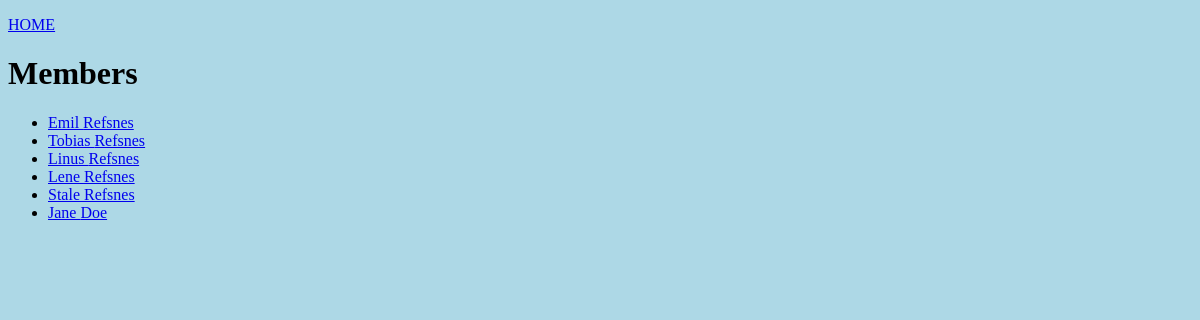
/members/, run on an earlier commit of the app's database.
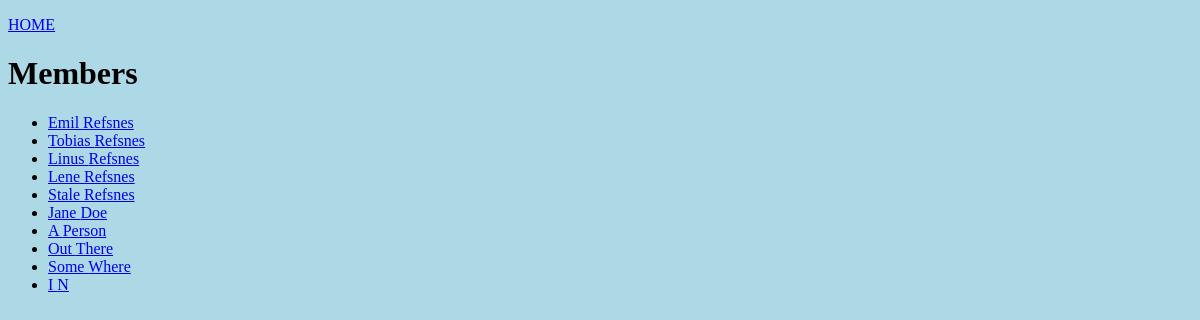
And on a later commit of the database.
### members/models.py (models this page shows)
class Member(models.Model):
  firstname = models.CharField(max_length=255)
  lastname = models.CharField(max_length=255)
  phone = models.IntegerField(null=True)
  joined_date = models.DateField(null=True)

### members/views.py (the view)
# urls.py: path('members/', views.members, name='members'),
def members(request):
  mymembers = Member.objects.all().values()
  template = loader.get_template('all_members.html')
  context = {
    'mymembers': mymembers,
  }
  return HttpResponse(template.render(context, request))

### members/templates/all_members.html (shortened to what this page needs)
{% extends "master.html" %}
{% load static %}
{% block content %}
  <p><a href="/">HOME</a></p>
  <h1>Members</h1>
  <ul>
    {% for x in mymembers %}
      <li><a href="details/{{ x.id }}">{{ x.firstname }} {{ x.lastname }}</a></li>
    {% endfor %}
  </ul>
{% endblock %}

What changed in the data, as far as the page shows it:
added Member: firstname "A", lastname "Person"
added Member: firstname "Out", lastname "There"
added Member: firstname "Some", lastname "Where"
added Member: firstname "I", lastname "N"
